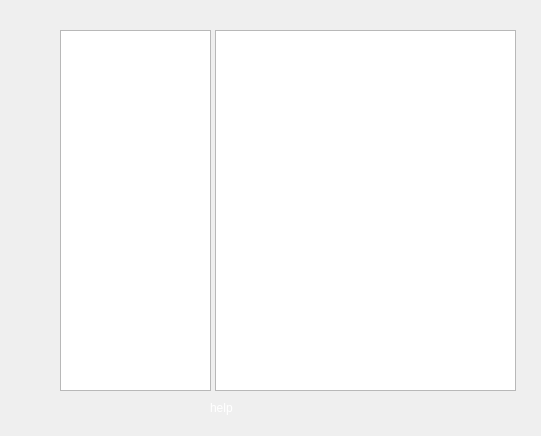
<?xml version="1.0" encoding="UTF-8"?>
<ui version="4.0">
 <class>HelpDialog</class>
 <widget class="QDialog" name="HelpDialog">
  <property name="geometry">
   <rect>
    <x>0</x>
    <y>0</y>
    <width>541</width>
    <height>436</height>
   </rect>
  </property>
  <property name="windowTitle">
   <string>帮助</string>
  </property>
  <property name="windowIcon">
   <iconset resource="serialresource.qrc">
    <normaloff>:/icon/icon/mainicon.png</normaloff>:/icon/icon/mainicon.png</iconset>
  </property>
  <property name="styleSheet">
   <string notr="true">#HelpDialog{border-image: url(:/back/back/back4.jpg);}</string>
  </property>
  <widget class="QListWidget" name="listWidget">
   <property name="geometry">
    <rect>
     <x>60</x>
     <y>30</y>
     <width>151</width>
     <height>361</height>
    </rect>
   </property>
   <property name="styleSheet">
    <string notr="true">font: 12pt &quot;楷体&quot;;</string>
   </property>
  </widget>
  <widget class="QTextBrowser" name="textBrowser_help">
   <property name="geometry">
    <rect>
     <x>215</x>
     <y>30</y>
     <width>301</width>
     <height>361</height>
    </rect>
   </property>
   <property name="styleSheet">
    <string notr="true">font: 12pt &quot;楷体&quot;;</string>
   </property>
  </widget>
  <widget class="QLabel" name="label_help">
   <property name="geometry">
    <rect>
     <x>210</x>
     <y>400</y>
     <width>141</width>
     <height>16</height>
    </rect>
   </property>
   <property name="styleSheet">
    <string notr="true">color: rgb(255, 255, 255);
font: 12pt &quot;楷体&quot;;</string>
   </property>
   <property name="text">
    <string>help</string>
   </property>
  </widget>
 </widget>
 <resources>
  <include location="serialresource.qrc"/>
 </resources>
 <connections/>
</ui>
